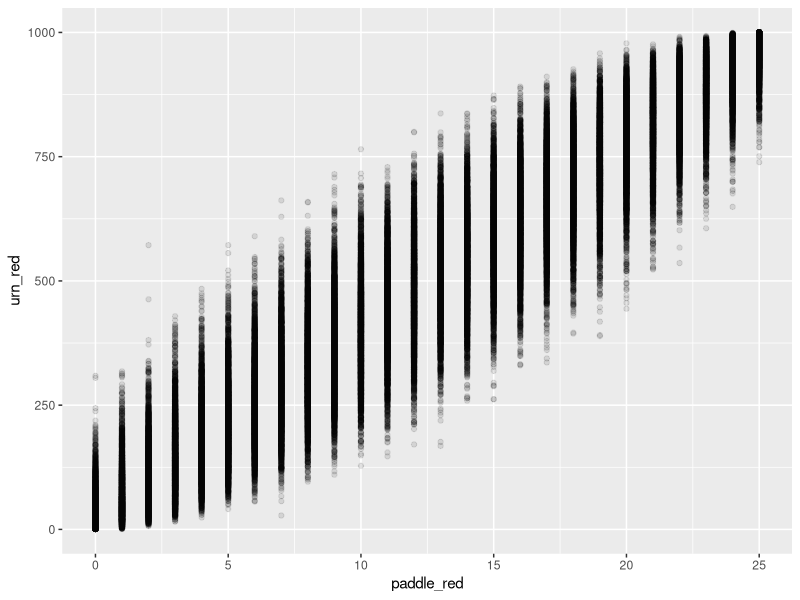

Generate this figure with R: (Note: this script raises an error after producing the figure.)
## ---- chunk 1
knitr::opts_chunk$set(echo = FALSE)
library(tidyverse)

# Build an urn with 500 red beads, 490 blue beads, and 10 yellow beads. The urn
# should have two variables: ID and color. Mix up the beads in the urn randomly.
# That is, we don't want all the red beads to have ID 1 through 500 and so on.
# Sort the urn by ID.

beads <- c(rep("red", 500), rep("blue", 490), rep("yellow", 10))

urn <- tibble(ID = 1:1000,
              color = sample(beads))

# Using the book, where a very similar example is given, is highly recommended.
# But, this example is trickier than the book because you have to mix up the
# beads before you assign the `ID` values. If you don't tell sample() how many
# you want, it just gives you back everything, reordered. Try `sample(letters)`
# to see. (Note that `letters` is a built in object in R.)
              
## ---- chunk 2
tibble(urn_red = seq(100, 700, by = 100)) %>% 
  mutate(paddle_red = map(urn_red, ~ rbinom(n = 100, size = 25, prob = ./1000))) %>% 
  unnest(paddle_red) %>% 
  sample_n(10)
## ---- chunk 3
tibble(urn_red = seq(1, 1000, by = 1)) %>% 
  mutate(paddle_red = map(urn_red, ~ rbinom(n = 100, size = 25, prob = ./1000))) %>% 
  unnest(paddle_red) %>%
  ggplot(aes(paddle_red, urn_red)) +
  geom_point(alpha = .1)


## ---- chunk 4
tibble(urn_red = seq(1, 1000, by = 1)) %>% 
  mutate(paddle_red = map(urn_red, ~ rbinom(n = 100, size = 25, prob = ./1000))) %>% 
  unnest(paddle_red) %>%
  filter(paddle_red == 10) %>%
  group_by(urn_red) %>%
  summarize(total = n(), .groups = "drop") %>%
  mutate(poster = total/sum(total))

## ---- chunk 5
tibble(urn_red = seq(1, 1000, by = 1)) %>% 
  mutate(paddle_red = map(urn_red, ~ rbinom(n = 100, size = 20, prob = ./1000))) %>% 
  unnest(paddle_red) %>%
  mutate(res = ifelse(paddle_red > 20, TRUE, FALSE)) %>% 
  summarise(final = weighted.mean(res, prob)) 

